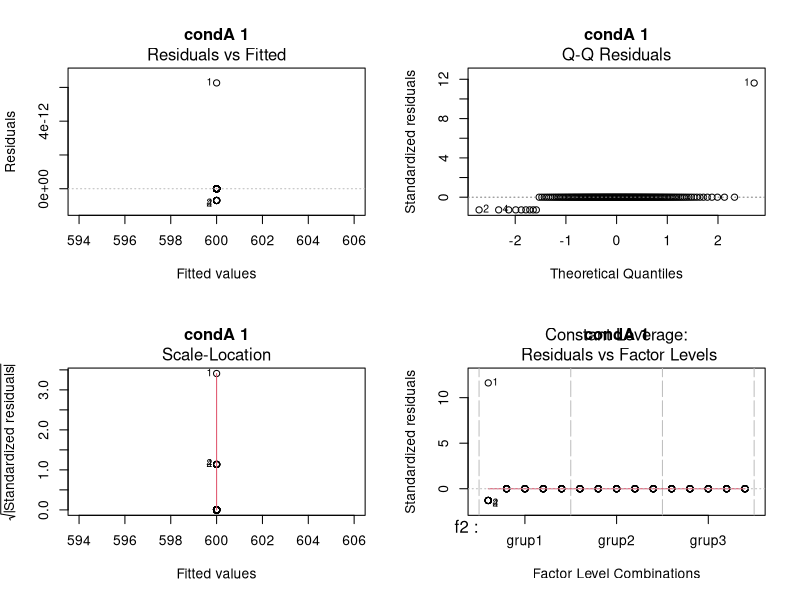
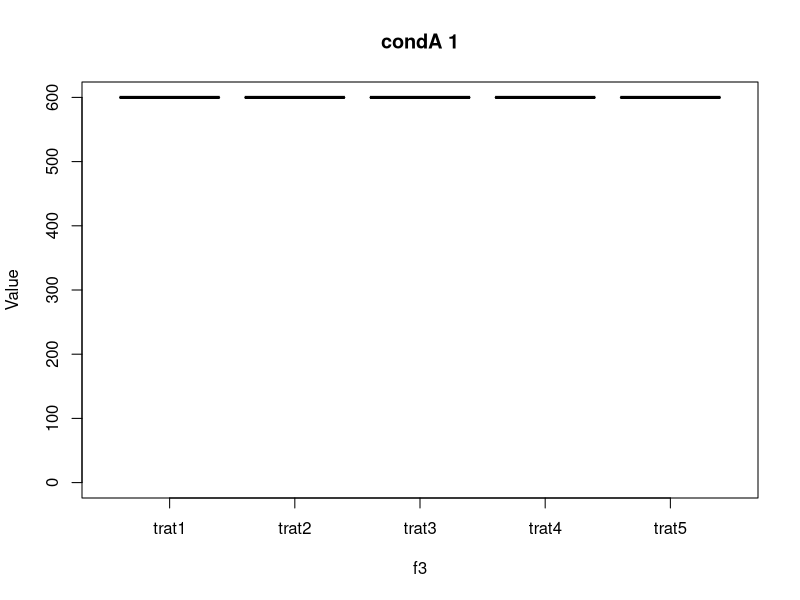
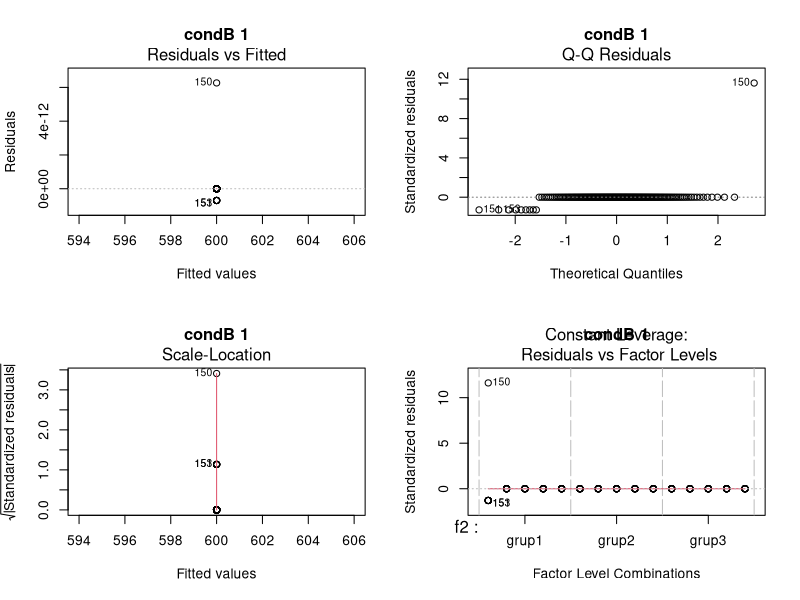
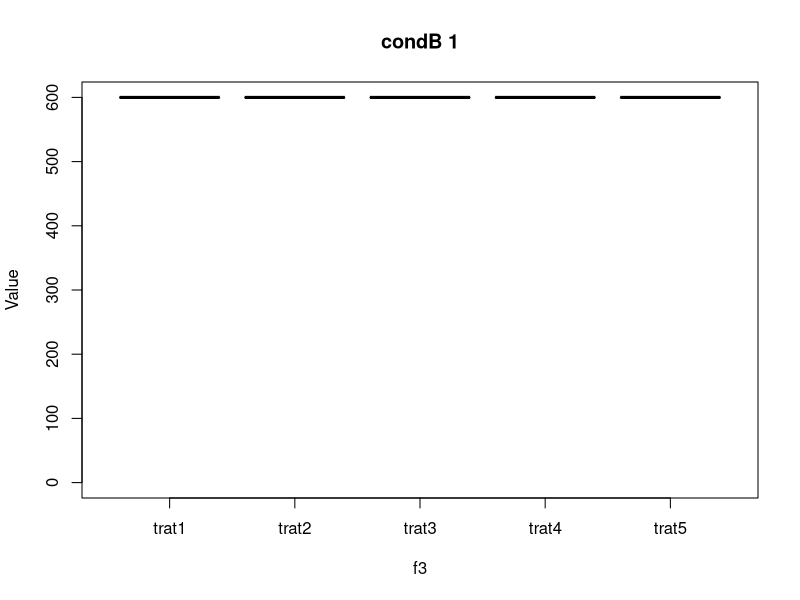
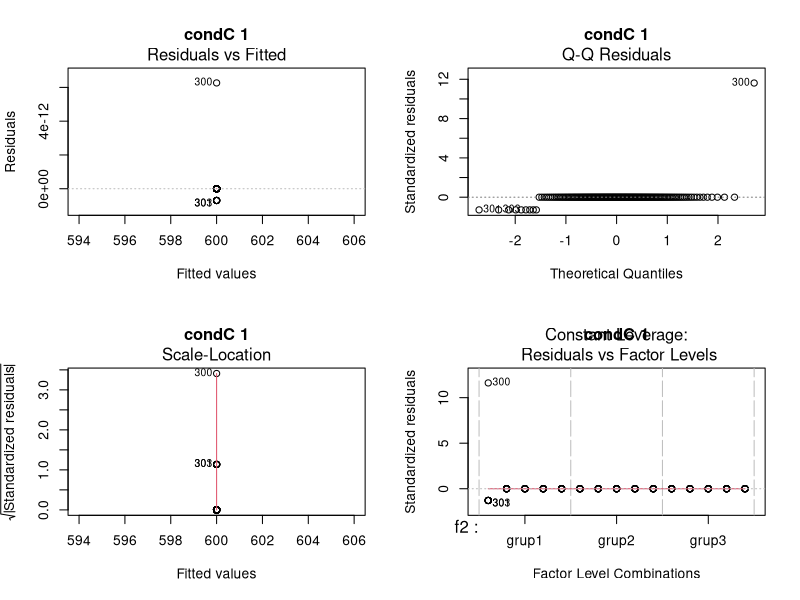
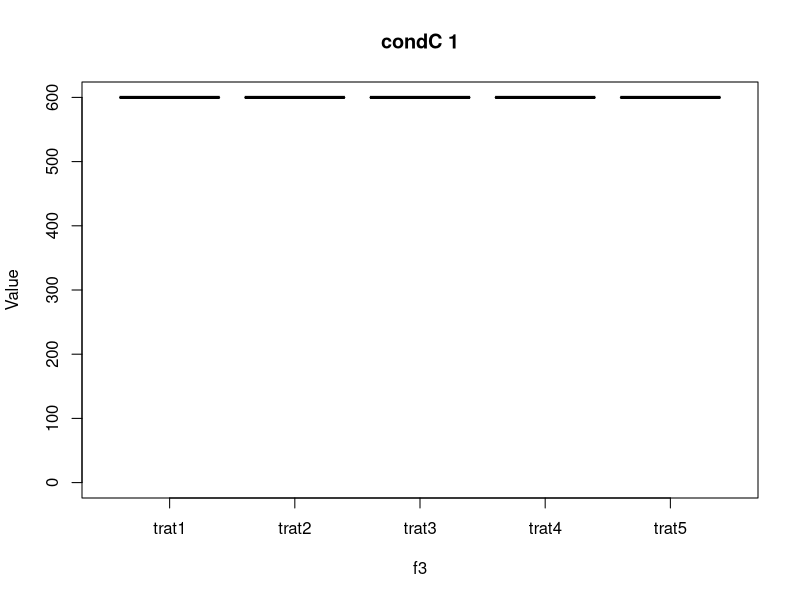
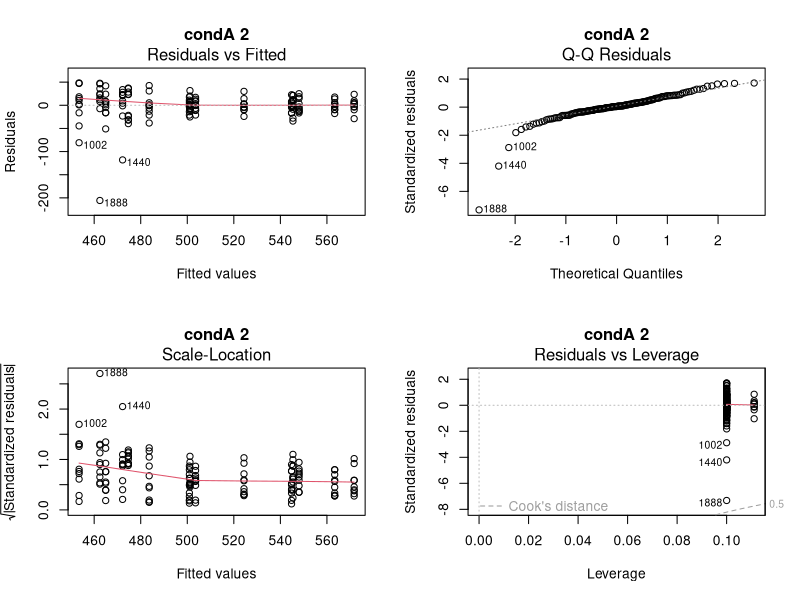
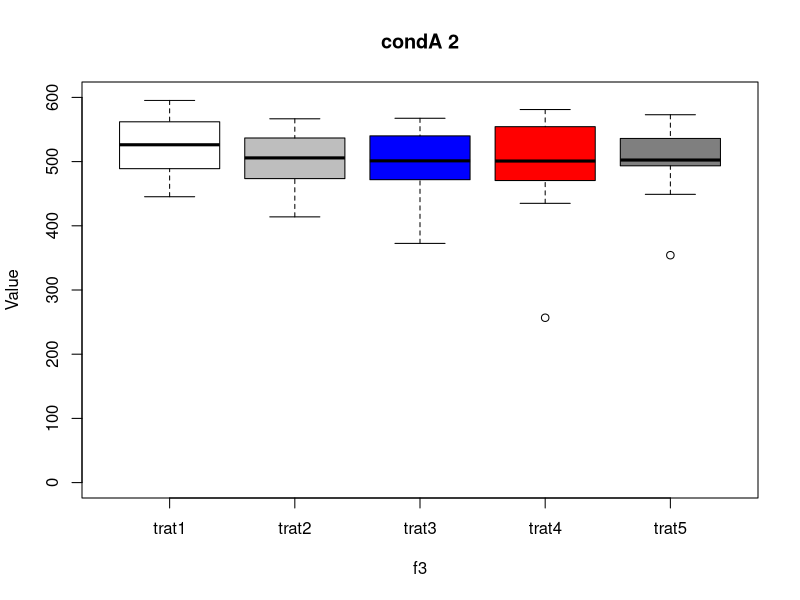

R code for these plots, in order:

### Analysis of Variance separated by groups

setwd("D:/anova")

sink("anova.txt")

input <- read.table(file="dataset.txt", sep="\t", header = TRUE)

model <- by(input,input$order, function(x){
    
    f1 = levels(factor(x$f1))
    f2 = levels(factor(x$f2))
    f3 = levels(factor(x$f3))
    order = levels(factor(x$order))
    
    for( i in (1: length(f1))){
        for(j in (1: length(order))){
            
            di <- x[x$f1 == f1[i] & x$order == order[j] ,]
            
            write(paste('\nf1:',"f1", '\n'), stderr())
            
            # Build model 
            
            anova.1 <- aov(values ~ f2 * f3, di)
            
            jpeg(file = paste(f1[i],order[j], '.jpeg', sep = ''))
            op <-  par(mfrow = c(2, 2))
            plot(anova.1, main = paste(f1[i], order[j]))
            par(op)
            dev.off()
            
            print(order[j])
            
            jpeg(file = paste("Boxplot",f1[i], order[j], '.jpeg', sep = ''))
            boxplot(values~f3, data = x[x$f1 == f1[i] & x$order == order[j] ,],col= c("white","grey", "blue", "red", "grey50"), 
                    main=paste(f1[i], order[j]), 
                    xlab ="f3", ylab="Value", ylim=c(0,600))
            dev.off()
            
            print(f1[i])
            
            write(paste('\nf1:', "f1", f1[i],order[j],'\n'), stderr())
            
            print(summary(anova.1))
            
            write("Done!", stderr())
            
            cat('\n')
            cat("=================================================================")
            cat('\n')
        }
    } 
    write("Analyse Finished! \n", stderr())  
    
    cat('Good coffee!!!')  
})

sink()
